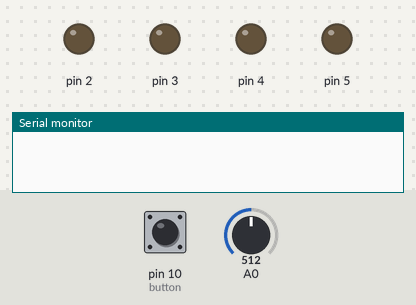
Recording of a sketch running on a simulated Arduino Uno, built with avr-gcc and run on an emulated ATmega328P. On the bench: output pins drawn as LEDs (lit = HIGH), the last lines printed to the serial monitor. The inputs (shaded band) are chosen by the test bench; at power-on: pin 10 (button) HIGH, A0 = 512. Pins used as bus, display or sensor lines are not drawn.

Above: at 1.2 s.
1.3 s: pin 10 (button) pulled LOW for 0.15 s
2.9 s: pin 10 (button) pulled LOW for 1 s
At 3.7 s:
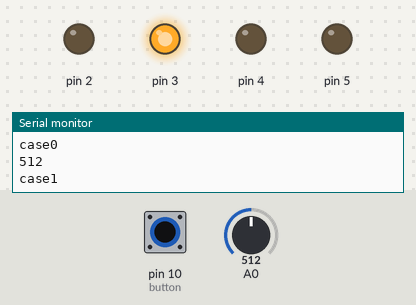
At 4.7 s:
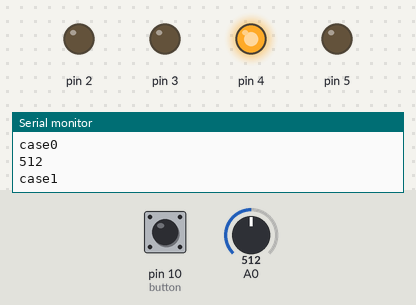
Timing chart, 0 to 7.4 s (numbered marks = the images above; inputs shaded):
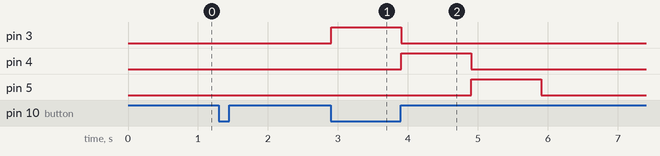

The sketch:

SwitchCase_funktuoniert.ino
```cpp
const int button = 10;
int selector = 0;
boolean isPressed = false;

void setup(){
//here is an input for sound sensor
pinMode(A0, INPUT);
//here we are setting up all pins as an outputs for LEDs
for(int z = 0; z < 6; z++){
pinMode(z, OUTPUT);
}
  Serial.begin(115200);
  pinMode(button, INPUT_PULLUP);
}

void loop() {
{
  if (digitalRead(button) == LOW && isPressed == false ) {
      isPressed = true;
      doSwitchStatement();

      selector++;
      if (selector > 3) {
        selector = 0;
      }
  } else if (digitalRead(button) == HIGH){
    isPressed = false;
    }
}
}
void doSwitchStatement() {
  int volume = analogRead(A0);
  Serial.println(volume);
{
  switch(selector) {
  case 0:
  {
  Serial.println("case0");
  //here we are storing the volume value
  //max value for analog read is 1023 but it must be very very loud to reach this value
  //so I lower it down in map function to 700
  //mapping volume value to make it easier to turn LEDs on
  volume = map(volume, 0, 4000, 0, 10);
  //for loop to turn on or off all LEDs
  //thanks to this loop code for this project is very short
  //we are going through all pins where we have LEDs and checking if the volume is
  //bigger then pin number (that's why we are maping the volume)
  for(int a = 0; a < 6; a++){
   if(volume >= a){
   //if it is bigger we can turn on the LED
   digitalWrite(a, HIGH);
   }else{
   //if it is smaller we can turn the LED off
   digitalWrite(a, LOW);
   }
  }
  }
  break;
  case 1:
  {
    Serial.println("case1");
    pinMode(3, OUTPUT);
    digitalWrite(3, HIGH);
    delay (1000);
    digitalWrite (3, LOW);
    pinMode(4, OUTPUT);
    digitalWrite(4, HIGH);
    delay (1000);
    digitalWrite (4, LOW);
    pinMode(5, OUTPUT);
    digitalWrite(5, HIGH);
    delay (1000);
    digitalWrite (5, LOW);
  }
  }
}
}
```

Measured:
- after the input at 2.9 s, pin 3: LOW → HIGH at once, → LOW 1.0 s later; pin 4: LOW → HIGH after 1.0 s, → LOW 1.0 s later; pin 5: LOW → HIGH after 2.0 s, → LOW 1.0 s later
